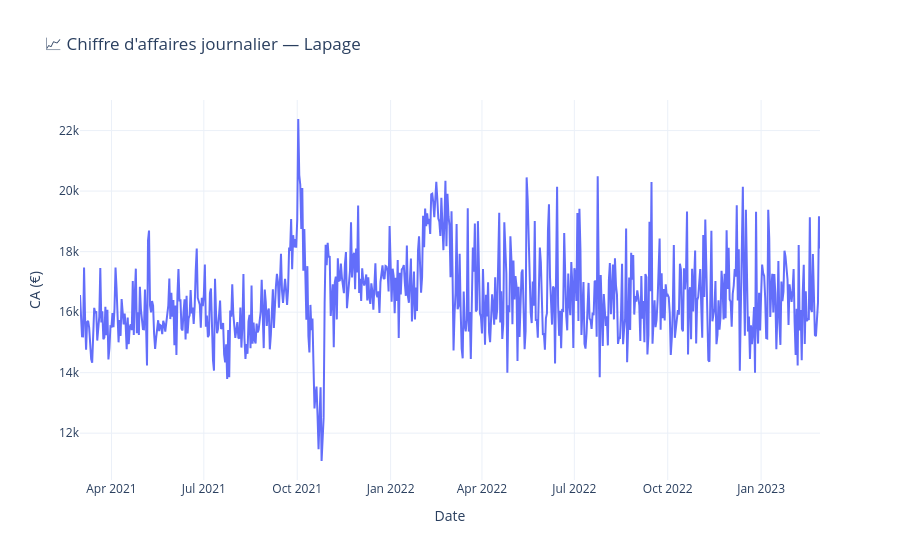

The notebook cell this image was saved under:
### Code cell
# Visualisation du CA journalier
fig = px.line(
    df_prophet, x='ds', y='y',
    title='📈 Chiffre d\'affaires journalier — Lapage',
    labels={'ds': 'Date', 'y': 'CA (€)'}
)
fig.update_layout(template='plotly_white')
fig.show()

### Figure 1 — Plotly figure (JSON) as saved in the notebook; plotly's stock layout.template omitted (floating-point values rounded to 4 significant figures; data arrays with more than 128 entries replaced by an {"elided": "..."} marker saying what was removed)
{"data": [{"hovertemplate": "Date=%{x}<br>CA (€)=%{y}<extra></extra>", "legendgroup": "", "line": {"color": "#636efa", "dash": "solid"}, "marker": {"symbol": "circle"}, "mode": "lines", "name": "", "orientation": "v", "showlegend": false, "type": "scatter", "x": {"elided": "730 str values"}, "xaxis": "x", "y": {"elided": "730 float values"}, "yaxis": "y"}], "layout": {"legend": {"tracegroupgap": 0}, "title": {"text": "📈 Chiffre d'affaires journalier — Lapage"}, "xaxis": {"anchor": "y", "domain": [0, 1], "title": {"text": "Date"}}, "yaxis": {"anchor": "x", "domain": [0, 1], "title": {"text": "CA (€)"}}}}
